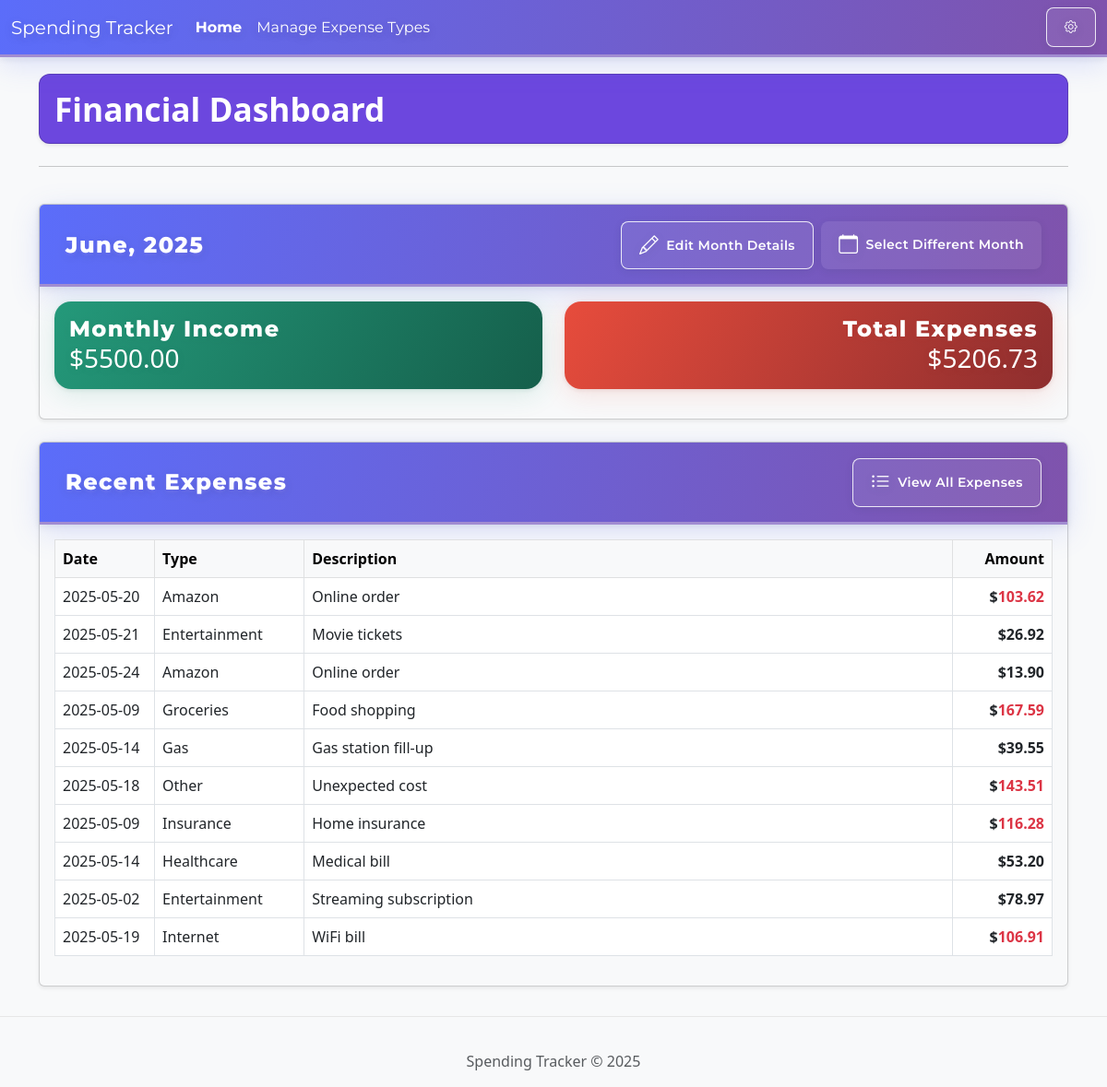
Before: / with the older database file.
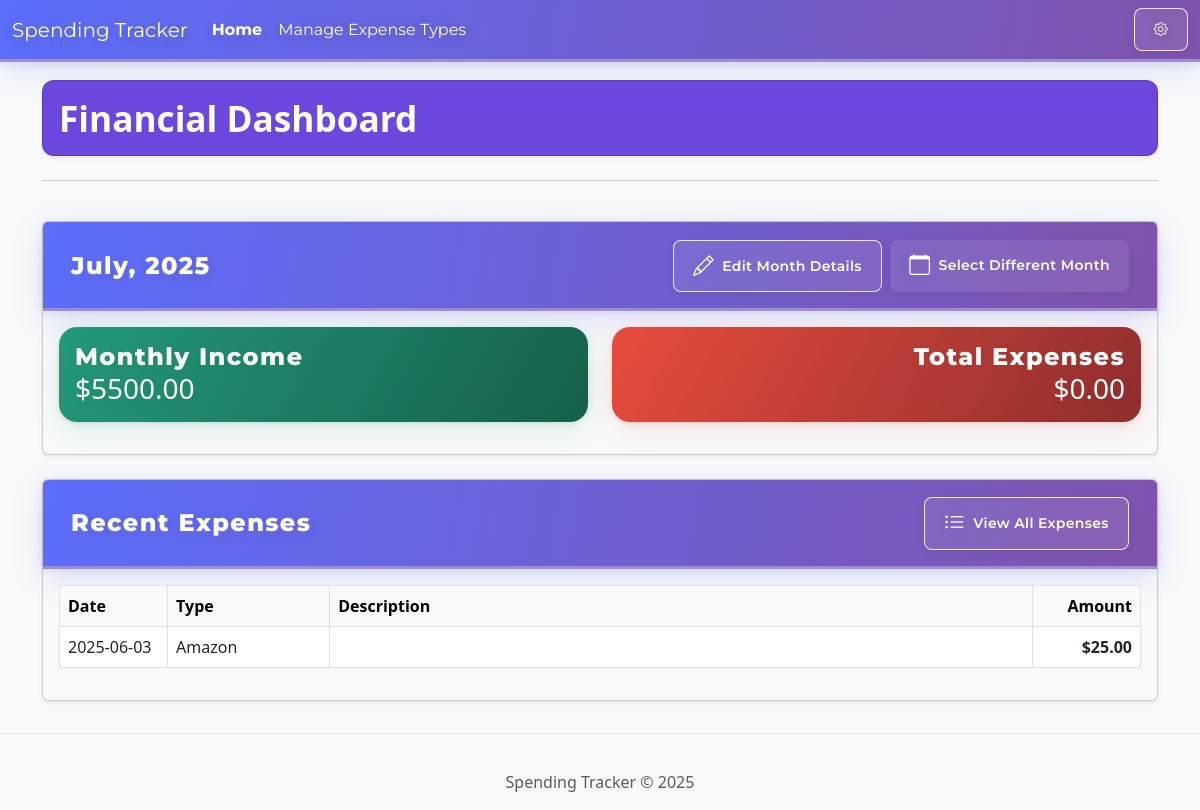
After: the same page with the newer database file.
### tables this page shows
CREATE TABLE months (
            id INTEGER PRIMARY KEY AUTOINCREMENT,
            month INTEGER NOT NULL CHECK (month >= 1 AND month <= 12),
            year INTEGER NOT NULL CHECK (year >= 2020),
            starting_bank_value DECIMAL(10, 2) DEFAULT 0.00,
            monthly_income DECIMAL(10, 2) DEFAULT 0.00,
            created_at TIMESTAMP DEFAULT CURRENT_TIMESTAMP,
            UNIQUE(month, year)
        );

CREATE TABLE expenses (
            id INTEGER PRIMARY KEY AUTOINCREMENT,
            amount DECIMAL(10, 2) NOT NULL,
            description TEXT,
            expense_type_id INTEGER NOT NULL,
            date DATE NOT NULL,
            recurring_interval TEXT CHECK (recurring_interval IN ('none', 'monthly', 'biannual', 'yearly') OR recurring_interval IS NULL),
            recurring_day INTEGER CHECK (recurring_day >= 1 AND recurring_day <= 31),
            is_recurring_template BOOLEAN DEFAULT FALSE,
            is_active BOOLEAN DEFAULT TRUE,
            created_at TIMESTAMP DEFAULT CURRENT_TIMESTAMP,
            updated_at TIMESTAMP DEFAULT CURRENT_TIMESTAMP,
            FOREIGN KEY (expense_type_id) REFERENCES expense_types(id)
        );

CREATE TABLE expense_types (
            id INTEGER PRIMARY KEY AUTOINCREMENT,
            name TEXT NOT NULL UNIQUE,
            is_active BOOLEAN DEFAULT TRUE,
            created_at TIMESTAMP DEFAULT CURRENT_TIMESTAMP
        );

### app.py (the view)
@app.route('/')
def index():
    conn = get_db_connection()
    expense_types = conn.execute('SELECT * FROM expense_types WHERE is_active = TRUE ORDER BY name').fetchall()
    current_month_id = request.args.get('current_month_id', None)
    if current_month_id:
        session['current_month_id'] = current_month_id
    elif 'current_month_id' in session:
        current_month_id = session['current_month_id']
    if current_month_id:
        current_month_data = conn.execute('SELECT * FROM months WHERE id = ?', (current_month_id,)).fetchone()
        if not current_month_data:
            current_month_data = conn.execute('SELECT * FROM months ORDER BY year DESC, month DESC LIMIT 1').fetchone()
            if current_month_data:
                session['current_month_id'] = current_month_data['id']
    else:
        current_month_data = conn.execute('SELECT * FROM months ORDER BY year DESC, month DESC LIMIT 1').fetchone()
        if current_month_data:
            session['current_month_id'] = current_month_data['id']
    recent_expenses = conn.execute('''
        SELECT e.id, e.amount, e.description, e.date, et.name as expense_type_name, e.created_at
        FROM expenses e
        JOIN expense_types et ON e.expense_type_id = et.id
        WHERE e.is_active = TRUE
        ORDER BY e.created_at DESC
        LIMIT 10
    ''').fetchall()
    total_amount = 0.0
    if current_month_data:
        total_amount_row = conn.execute(
            'SELECT SUM(amount) as total FROM expenses WHERE is_active = TRUE AND strftime("%Y", date) = ? AND strftime("%m", date) = ?',
            (str(current_month_data['year']), f"{int(current_month_data['month']):02d}")
        ).fetchone()
        total_amount = total_amount_row['total'] if total_amount_row['total'] is not None else 0.0
    conn.close()
    return render_template('index.html', expense_types=expense_types, current_month=current_month_data,
                           recent_expenses=recent_expenses, month_error=None, show_month_modal=False, total_amount=total_amount)

### app.py (called while the page is built)
def get_db_connection():
    conn = sqlite3.connect(DB_PATH)
    conn.row_factory = sqlite3.Row
    return conn

@app.context_processor
def inject_current_year():
    return {'current_year': datetime.utcnow().year}

### templates/index.html (shortened to what this page needs)
{% extends "base.html" %}
{% block content %}
<div class="row mb-4">
    <div class="col-12">
        <div class="dashboard-header card shadow-sm mb-4 p-3" style="background: #6c47de; color: #fff; border-radius: 0.75rem;">
    <h1 class="mb-0" style="font-weight: 700; font-size: 2.2rem;">Financial Dashboard</h1>
</div>
        <hr>
    </div>
</div>
<div class="row">
    <div class="col-12">
        {% if current_month %}
            <div class="card card-custom bg-light mb-4 shadow-sm">
                <div class="card-header section-header d-flex justify-content-between align-items-center">
    <h2 class="section-header-title mb-0">
    {{ ["January", "February", "March", "April", "May", "June", "July", "August", "September", "October", "November", "December"][current_month['month']-1] }}, {{ current_month['year'] }}
</h2>
    <div class="d-flex gap-2">
        <a href="#" class="btn btn-sm btn-outline-primary" data-bs-toggle="modal" data-bs-target="#editMonthModal">
            <i class="bi bi-pencil me-1"></i> <span>Edit Month Details</span>
        </a>
        <a href="{{ url_for('month_routes.list_months') }}" class="btn btn-sm btn-primary">
            <i class="bi bi-calendar me-1"></i> <span>Select Different Month</span>
        </a>
    </div>
</div>
                <div class="card-body">
    <div class="row">
        <div class="col-md-6">
            <div class="card card-monthly-income mb-3">
                <div class="card-body">
                    <h5 class="section-header-title">Monthly Income</h5>
                    <p class="card-text h3">${{ "%.2f"|format(current_month['monthly_income']) }}</p>
                </div>
            </div>
        </div>
        <div class="col-md-6">
            <div class="card card-total-expenses mb-3">
                <div class="card-body text-end">
                    <h5 class="section-header-title">Total Expenses</h5>
                    <p class="card-text h3 mb-0">${{ "%.2f"|format(total_amount) }}</p>
                </div>
            </div>
        </div>
    </div>
</div>
            </div>
        {% else %}
            <div class="alert alert-warning" role="alert">
                No month data found. Please ensure the database is set up correctly and has month entries.
            </div>
        {% endif %}
    </div>
</div>
<div class="row mb-4">
    <div class="col-12">
        <div class="card card-custom bg-light shadow-sm">
            <div class="card-header section-header d-flex justify-content-between align-items-center">
    <h2 class="section-header-title mb-0">Recent Expenses</h2>
    <a href="{{ url_for('expense_routes.view_expenses') }}" class="btn btn-sm btn-outline-primary">
        <i class="bi bi-list-ul me-1"></i> <span>View All Expenses</span>
    </a>
</div>
            <div class="card-body">
                {% if recent_expenses %}
                    <div class="table-responsive">
                        <table class="table table-hover table-bordered">
                            <thead class="table-light">
                                <tr>
                                    <th style="width:10%">Date</th>
                                    <th style="width:15%">Type</th>
                                    <th style="width:auto">Description</th>
                                    <th class="text-end" style="width:10%">Amount</th>
                                </tr>
                            </thead>
                            <tbody>
                                {% for expense in recent_expenses[:10] %}
                                    <tr class="{% if loop.index is even %}alt-row{% endif %}">
                                        <td style="width:10%">{{ expense.date }}</td>
                                        <td style="width:15%">{{ expense.expense_type_name }}</td>
                                        <td style="width:auto">{{ expense.description|default('', true) }}</td>
                                        <td class="text-end fw-bold" style="width:10%">$<span class="{% if expense.amount > 100 %}text-danger{% endif %}">{{ "%.2f"|format(expense.amount) }}</span></td>
                                    </tr>
                                {% endfor %}
                            </tbody>
                        </table>
                    </div>
                {% else %}
                    <div class="alert alert-info">
                        No expenses found. Add your first expense to get started!
                    </div>
                {% endif %}
            </div>
        </div>
    </div>
</div>
{% endblock %}

### templates/base.html (shortened to what this page needs)
<!DOCTYPE html>
<html lang="en">
<head>
    <link href="https://cdn.jsdelivr.net/npm/bootstrap@5.3.0-alpha1/dist/css/bootstrap.min.css" rel="stylesheet">
    <link rel="stylesheet" href="https://cdn.jsdelivr.net/npm/bootstrap-icons@1.11.1/font/bootstrap-icons.css">
    <link rel="stylesheet" href="{{ url_for('static', filename='css/style.css') if 'static/css/style.css' else '' }}">
    <link rel="stylesheet" href="{{ url_for('static', filename='css/navbar-gradient.css') }}">
</head>
<body>
<nav class="navbar navbar-expand-lg navbar-dark navbar-gradient fixed-top">
        <div class="container-fluid">
            <a class="navbar-brand" href="{{ url_for('index') }}">Spending Tracker</a>
            <div class="collapse navbar-collapse" id="navbarNav">
                <ul class="navbar-nav me-auto mb-2 mb-lg-0">
                    <li class="nav-item">
                        <a class="nav-link active" aria-current="page" href="{{ url_for('index') }}">Home</a>
                    </li>
                    <li class="nav-item">
                        <a class="nav-link" href="{{ url_for('expense_type_routes.manage_expense_types') }}">
    Manage Expense Types
</a>
                    </li>
                </ul>
                <div class="d-flex align-items-center">
                    <button class="btn btn-outline-light btn-sm ms-2" id="powerToolsBtn" data-bs-toggle="modal" data-bs-target="#powerToolsModal" title="Power Tools">
                        <i class="bi bi-gear"></i>
                    </button>
                </div>
            </div>
        </div>
    </nav>
    <main class="container mt-4">
        {% block content %}{% endblock %}
    </main>
    <footer class="footer">
        <div class="container">
            <span class="text-muted">Spending Tracker &copy; {{ current_year }}</span>
        </div>
    </footer>
</body>
</html>

### static/css/style.css (style rules this page uses)
body { padding-top: 56px; background-color: #f8f9fa; color: #333; font-family: 'Segoe UI', Roboto, 'Helvetica Neue', Arial, sans-serif; }
.container { margin-top: 20px; }
.btn { border-radius: 8px; padding: 0.6rem 1.2rem; font-weight: 500; transition: all 0.3s ease; }
.btn .bi + span, .btn .bi + strong, .btn .bi + em, .btn .bi + b, .btn .bi + i { position: relative; top: -0.18em; display: inline-block; }
.btn .bi + *:not(.bi) { position: relative; top: -0.18em; display: inline-block; }
.btn-primary { background: linear-gradient(135deg, #4a6cf7, #3b5de7); border: none; }
.section-header-btn, .section-header .btn, .section-header .btn-outline-primary, .section-header .btn-outline-secondary { color: #fff !important; border-color: rgba(255,255,255,0.85) !important; background: rgba(255,255,255,0.08) !important; font-weight: 600; box-shadow: 0 2px 8px rgba(44,62,80,0.10); transition: background 0.2s, color 0.2s, border-color 0.2s; }
.card-total-expenses { background: linear-gradient(120deg, #e74c3c 0%, #8e2e2e 100%); color: #fff; border-radius: 18px; box-shadow: 0 6px 28px 0 rgba(231,76,60,0.14), 0 1.5px 4px 0 rgba(142,46,46,0.12); border: none; overflow: hidden; }
.card-total-expenses .section-header-title, .card-total-expenses .card-text, .card-total-expenses h5 { color: #fff !important; text-shadow: 0 2px 8px rgba(142,46,46,0.12); }
.card-monthly-income { background: linear-gradient(120deg, #24997a 0%, #155f4b 100%); color: #fff; border-radius: 18px; box-shadow: 0 6px 28px 0 rgba(36,153,122,0.14), 0 1.5px 4px 0 rgba(21,95,75,0.12); border: none; overflow: hidden; }
.card-monthly-income .section-header-title, .card-monthly-income .card-text, .card-monthly-income h5 { color: #fff !important; text-shadow: 0 2px 8px rgba(21,95,75,0.12); }
.section-header { background: linear-gradient(100deg, #5b6dfa 0%, #7f53ac 100%); box-shadow: 0 8px 32px 0 rgba(91, 109, 250, 0.18), 0 2px 8px 0 rgba(44, 62, 80, 0.10); border-radius: 16px 16px 0 0; padding: 1.1rem 1.75rem 1rem 1.75rem; margin-bottom: 0; border: none; border-bottom: 3px solid #a18cd1; font-family: 'Montserrat', 'Segoe UI', Roboto, 'Helvetica Neue', Arial, sans-serif; display: flex; align-items: center; gap: 0.5rem; min-height: 60px; letter-spacing: 0.02em; color: #fff; }
.section-header-title { font-family: 'Montserrat', 'Segoe UI', Roboto, 'Helvetica Neue', Arial, sans-serif; font-weight: 800; font-size: 1.5rem; color: #fff; letter-spacing: 0.06em; text-shadow: 0 3px 12px rgba(44, 62, 80, 0.18), 0 1.5px 4px rgba(161, 140, 209, 0.18); margin-bottom: 0; filter: brightness(1.15) saturate(1.2); }
.section-header .bi { font-size: 1.3rem; color: #fff; filter: drop-shadow(0 2px 4px rgba(44, 62, 80, 0.14)); }
.footer { padding: 1rem 0; text-align: center; margin-top: 2rem; background-color: #e9ecef; border-top: 1px solid #dee2e6; }

### static/css/navbar-gradient.css (style rules this page uses)
.navbar-gradient { background: linear-gradient(100deg, #5b6dfa 0%, #7f53ac 100%) !important; box-shadow: 0 8px 32px 0 rgba(91, 109, 250, 0.18), 0 2px 8px 0 rgba(44, 62, 80, 0.10); border-bottom: 3px solid #a18cd1; }
.navbar-gradient .navbar-brand, .navbar-gradient .nav-link, .navbar-gradient .navbar-toggler, .navbar-gradient .bi { color: #fff !important; font-family: 'Montserrat', 'Segoe UI', Roboto, 'Helvetica Neue', Arial, sans-serif; text-shadow: 0 3px 12px rgba(44, 62, 80, 0.18), 0 1.5px 4px rgba(161, 140, 209, 0.18); }
.navbar-gradient .nav-link.active { filter: brightness(1.15) saturate(1.2); font-weight: 700; }
.navbar-gradient .btn-outline-light { border-color: rgba(255,255,255,0.85) !important; color: #fff !important; background: rgba(255,255,255,0.08) !important; font-weight: 600; box-shadow: 0 2px 8px rgba(44,62,80,0.10); transition: background 0.2s, color 0.2s, border-color 0.2s; }

### templates/base.html (style rules this page uses)
body { padding-top: 56px; }
.footer { padding: 1rem 0; text-align: center; margin-top: 2rem; background-color: #f8f9fa; border-top: 1px solid #e7e7e7; }

Changed rows visible on the page:
removed months: month "June", year "2025", monthly_income "5500.00"
removed expenses: date "2025-05-20", expense_type_name "Amazon", description "Online order", amount "103.62"
removed expenses: date "2025-05-21", expense_type_name "Entertainment", description "Movie tickets", amount "26.92"
removed expenses: date "2025-05-24", expense_type_name "Amazon", description "Online order", amount "13.90"
removed expenses: date "2025-05-09", expense_type_name "Groceries", description "Food shopping", amount "167.59"
removed expenses: date "2025-05-14", expense_type_name "Gas", description "Gas station fill-up", amount "39.55"
removed expenses: date "2025-05-18", expense_type_name "Other", description "Unexpected cost", amount "143.51"
removed expenses: date "2025-05-09", expense_type_name "Insurance", description "Home insurance", amount "116.28"
removed expenses: date "2025-05-14", expense_type_name "Healthcare", description "Medical bill", amount "53.20"
removed expenses: date "2025-05-02", expense_type_name "Entertainment", description "Streaming subscription", amount "78.97"
removed expenses: date "2025-05-19", expense_type_name "Internet", description "WiFi bill", amount "106.91"
added months: month "July", year "2025", monthly_income "5500.00"
added expenses: date "2025-06-03", expense_type_name "Amazon", amount "25.00"
Other visible differences:
{{ "%.2f"|format(total_amount) }}: "5206.73" → "0.00"
